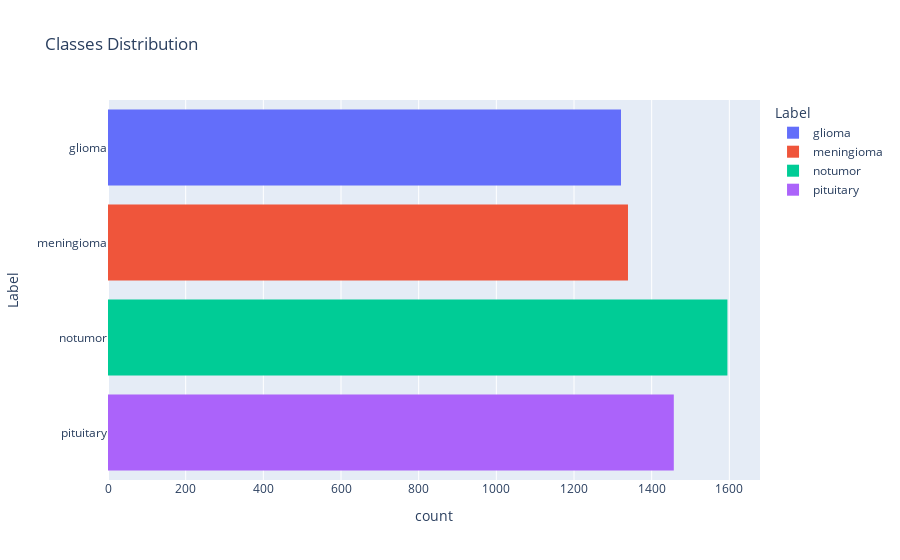

Here is the notebook cell this chart was saved with:
### Code cell
px.histogram(train_data, y="Label", color="Label", title="Classes Distribution")

### Figure 1 — Plotly figure (JSON) as saved in the notebook; plotly's stock layout.template omitted (floating-point values rounded to 4 significant figures; data arrays with more than 128 entries replaced by an {"elided": "..."} marker saying what was removed)
{"data": [{"bingroup": "y", "hovertemplate": "Label=%{y}<br>count=%{x}<extra></extra>", "legendgroup": "glioma", "marker": {"color": "#636efa", "pattern": {"shape": ""}}, "name": "glioma", "orientation": "h", "showlegend": true, "type": "histogram", "xaxis": "x", "y": {"elided": "1321 str values"}, "yaxis": "y"}, {"bingroup": "y", "hovertemplate": "Label=%{y}<br>count=%{x}<extra></extra>", "legendgroup": "meningioma", "marker": {"color": "#EF553B", "pattern": {"shape": ""}}, "name": "meningioma", "orientation": "h", "showlegend": true, "type": "histogram", "xaxis": "x", "y": {"elided": "1339 str values"}, "yaxis": "y"}, {"bingroup": "y", "hovertemplate": "Label=%{y}<br>count=%{x}<extra></extra>", "legendgroup": "notumor", "marker": {"color": "#00cc96", "pattern": {"shape": ""}}, "name": "notumor", "orientation": "h", "showlegend": true, "type": "histogram", "xaxis": "x", "y": {"elided": "1595 str values"}, "yaxis": "y"}, {"bingroup": "y", "hovertemplate": "Label=%{y}<br>count=%{x}<extra></extra>", "legendgroup": "pituitary", "marker": {"color": "#ab63fa", "pattern": {"shape": ""}}, "name": "pituitary", "orientation": "h", "showlegend": true, "type": "histogram", "xaxis": "x", "y": {"elided": "1457 str values"}, "yaxis": "y"}], "layout": {"autosize": true, "barmode": "relative", "legend": {"title": {"text": "Label"}, "tracegroupgap": 0}, "title": {"text": "Classes Distribution"}, "xaxis": {"anchor": "y", "autorange": true, "domain": [0, 1], "range": [0, 1679.0], "title": {"text": "count"}}, "yaxis": {"anchor": "x", "autorange": true, "categoryarray": ["pituitary", "notumor", "meningioma", "glioma"], "categoryorder": "array", "domain": [0, 1], "range": [-0.5, 3.5], "title": {"text": "Label"}, "type": "category"}}}
